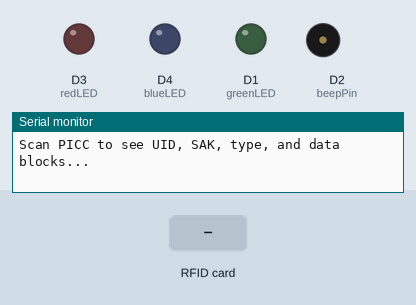
The sketch below on a simulated ESP8266 (Wemos D1 mini). Shown: output pins drawn as LEDs (lit = HIGH), buzzer (waves = sounding, pin HIGH), the last lines printed to the serial monitor. Inputs (shaded band) come from the test bench. WiFi joins after 1.5 s; servers stay silent unless stated; uploads are accepted with an empty reply; EEPROM starts erased.

Above: at 3.4 s.
3.5 s: RFID card 12 34 56 78 held to the reader
At 3.87 s:
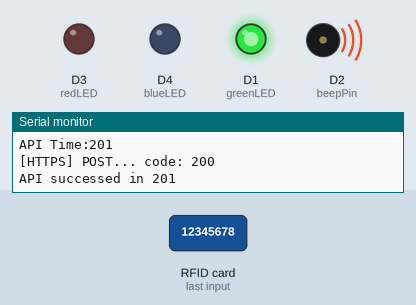
6.5 s: RFID card 5E 7A 19 C4 held to the reader
At 8.45 s:
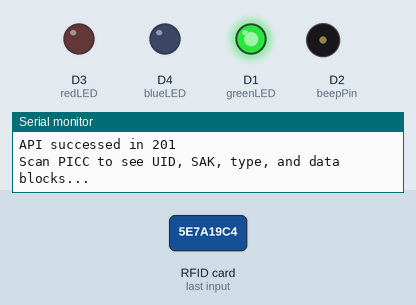
Timing chart, 0 to 15.4 s (numbered marks = the images above; inputs shaded):
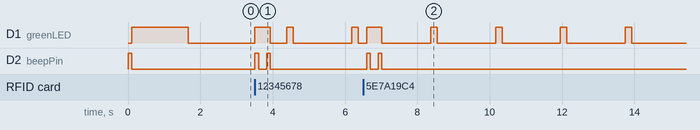

Measured:
- after the input at 3.5 s, D2 (beepPin): alternates HIGH for 0.10 s and LOW for 0.22 s, 4 changes in all, then stays LOW, starting at once
- after the input at 6.5 s, D2 (beepPin): alternates HIGH for 0.10 s and LOW for 0.22 s, 4 changes in all, then stays LOW, starting after 0.10 s

The sketch:

D1_Mini_RFID_Reader.ino
```cpp
#include <Arduino.h>
#include <ArduinoJson.h>
#include <Arduino_JSON.h>
#include <EEPROM.h>
#include <ESP8266WiFi.h>
#include <ESP8266HTTPClient.h>
#include <WiFiClient.h>
#include <WiFiClientSecureBearSSL.h>

#include <SPI.h>
// MRFC522
#include <MFRC522.h>
#define RST_PIN         D0 //D3       // Configurable, see typical pin layout above
#define SS_PIN          D8 //D4       // Configurable, see typical pin layout above
MFRC522 mfrc522(SS_PIN, RST_PIN);     // Create MFRC522 instance

//Buzzer has capacitance, connected to D3 or D4, will cause booting unstable.
//So use D2 to drive buzzer
#define blueLED  D4
#define greenLED D1
#define redLED   D3
#define beepPin  D2

// 這裡全域的 httpsClient 和 https 是給 apiHttpsPost()用的。
// 若宣告在 apiHttpsPost()裡，每次初始加上 setInsecure()和 setTimeout 會比全域多上 1~2 秒
// 從約 0.5s 增加為 1.5s~2.5s，嚴重影像使用者體驗。
//
//httpsClient 使用 pointer
//std::unique_ptr<BearSSL::WiFiClientSecure>httpsClient(new BearSSL::WiFiClientSecure);

//httpsClient 不使用 pointer (我比較習慣，也跟 https 一致)
BearSSL::WiFiClientSecure httpsClient;

HTTPClient https;

// *** define which AP/Router to use
#define apAPI "https://deploy-ap-api.herokuapp.com/?getAP"
#define bridge_ssid     "abc"       // 跳板 AP SSID
#define bridge_password "12345678"  // 跳板 AP PWD

#define MAC
//#define TCRD4G

#if defined(MAC)
const char* ssid = "MAC";
const char* password = "Kpc24642464";
#endif
#if defined(TCRD4G)
const char* ssid = "TCRD4G";
const char* password = "cOUWUnWPU1";
#endif
// ************************************

// *** define which API URL to use
//#define aws_rfid_err

#if defined(aws_rfid_err)
const char* apiURL = "https://ilxgxw0o3a.execute-api.ap-northeast-1.amazonaws.com/";
#else
const char* apiURL = "https://ilxgxw0o3a.execute-api.ap-northeast-1.amazonaws.com/ugym/5/v4/machine/machine_user_login_with_rfid";
#endif
// ************************************

String apiHttpsGet(const char* apiURL);
bool   apiHttpsPost(const char* apiURL, String rfid_uid);
String H8ToD10(byte *buffer, byte bufferSize);
void beep();
void beeep();

//StaticJsonDocument<200> json_doc;
//char json_input[100];
//DeserializationError json_error;

unsigned long lastTime = 0;
long times=0;  // API retry times

void setup() {

  pinMode(redLED,   OUTPUT);    digitalWrite(redLED,   LOW);
  pinMode(greenLED, OUTPUT);    digitalWrite(greenLED, LOW);
  pinMode(blueLED,  OUTPUT);    digitalWrite(blueLED,  LOW);
  pinMode(beepPin,  OUTPUT);    digitalWrite(beepPin,  LOW);

  // beep 1 and green on, indicating power on
  beep();  digitalWrite(greenLED, HIGH);

  // Init Serial
  Serial.begin(115200);
  Serial.println();
  Serial.println("Source: MAQ D:\WebApp Projects\ArduinoDevices\P02-人機綁定\man-machine-RFID-bind\D1_Mini_RFID_Reader");
  Serial.println();

  // Init SPI and MFRC522
  SPI.begin();
  mfrc522.PCD_Init();   // Init MFRC522
  delay(4);             // Optional delay. Some board do need more time after init to be ready, see Readme

  String aSSID;                   // 場域 AP SSID
  String aPWD;                    // 場域 AP PWD

  // Check EEPROM
  EEPROM.begin(4096);
  byte eepromFlag;                // eeprom Flag: 十進制 55 表示有效
  eepromFlag = EEPROM.read(0);


  char json_input[100];
  DeserializationError json_error;
  const char* json_element;
  StaticJsonDocument<200> json_doc;
  String apiReturn;

  // if eepromFlag !=55, connect to the bridge AP, ssid1/password1
  // set mobile phone’s hotspot as ssid1/password1
  if (eepromFlag !=55) {
    Serial.print("No SSID in EEPROM, Connect to bridge_AP: ");
    Serial.println(bridge_ssid);

    // Connect to the Bridge AP
    WiFi.mode(WIFI_STA);
    WiFi.begin(bridge_ssid, bridge_password);


    Serial.printf("Connecting to bridge hotspot AP %s...\n", bridge_ssid);

    while (WiFi.status() != WL_CONNECTED) {
      delay(500);
      Serial.print(".");
    }
    digitalWrite(greenLED, LOW);
    Serial.println("");
    Serial.print("Connected! IP address: ");
    Serial.println(WiFi.localIP());

    Serial.println("Get apAPI");
    apiReturn = apiHttpsGet(apAPI);
    Serial.println(apiReturn);
    apiReturn.toCharArray(json_input,100);
    json_error = deserializeJson(json_doc, json_input);
    if (!json_error) {
      json_element = json_doc["SSID"];
      Serial.println(String(json_element));
      json_element = json_doc["PWD"];
      Serial.println(String(json_element));
    }


//    WiFi.disconnect();
//
//    aSSID =(String) SSID;
//    aPWD  =(String) PWD;
//
//    EEPROM.write(0,55);
//    writeStringToEEPROM(1, aSSID);
//    writeStringToEEPROM(1+aSSID.length()+1, aPWD);
//    EEPROM.commit();

  } else { // if eepromFlag==55, read aSSID/aPWD from EEPROM
    aSSID =  readStringFromEEPROM(1);
    aPWD =  readStringFromEEPROM(1+aSSID.length()+1);
  }


  //WiFi.mode(WIFI_STA); // 本來以為一定要執行，但好像預設就是 Station mode

  WiFi.begin(ssid, password);

  Serial.printf("Connecting to AP/Router %s...\n", ssid);

  while (WiFi.status() != WL_CONNECTED) {
    delay(500);
    Serial.print(".");
  }
  digitalWrite(greenLED, LOW);
  Serial.println("");
  Serial.print("Connected! IP address: ");
  Serial.println(WiFi.localIP());

  // 這裡設定 apiHttpsPost()用的 httpsClient 和 https 只有一次初始化，節省時間

  //httpsClient 使用 pointer
  //httpsClient->setInsecure();

  //httpsClient 不使用 pointer (我比較習慣，也跟 https 一致)
  httpsClient.setInsecure();
  https.setTimeout(20000);

  Serial.println("Get apAPI");
  apiReturn = apiHttpsGet(apAPI);
  Serial.println(apiReturn);
  apiReturn.toCharArray(json_input,100);
  json_error = deserializeJson(json_doc, json_input);
  if (!json_error) {
    json_element = json_doc["SSID"];
    Serial.println(String(json_element));
    json_element = json_doc["PWD"];
    Serial.println(String(json_element));
  }

  Serial.println("Get fw_version.json");
  apiReturn = apiHttpsGet("https://nodemcu-kang.github.io/man-machine-RFID-bind/ArduinoIDE/D1_Mini_RFID_Reader/fw_version.json");
  Serial.println(apiReturn);
  apiReturn.toCharArray(json_input,100);
  json_error = deserializeJson(json_doc, json_input);
  if (!json_error) {
    json_element = json_doc["latestVersion"];
    Serial.println(String(json_element));
    json_element = json_doc["Release"];
    Serial.println(String(json_element));
    json_element = json_doc["binName"];
    Serial.println(String(json_element));
  }

  Serial.println();
  Serial.println(F("Scan PICC to see UID, SAK, type, and data blocks..."));
}

byte i=0;  // 呼吸燈指標
void loop() {

  delay(100);
  if (WiFi.status() == WL_CONNECTED) {

    // *** 呼吸燈
    i++;
    if (i%10==0){
      digitalWrite(greenLED, HIGH);
    } else {
      digitalWrite(greenLED, LOW);
    }
    // ****************************

    // re-init for cheap RFID cards
    mfrc522.PCD_Init();
    delay(4);

    // Reset the loop if no new card present on the sensor/reader. This saves the entire process when idle.
    if ( ! mfrc522.PICC_IsNewCardPresent()) {
    } else {
      // Select one of the cards
      if ( ! mfrc522.PICC_ReadCardSerial()) {
        // Read A0
        // Serial.println(analogRead(A0));
        return;
      }

      digitalWrite(greenLED, HIGH);

      beep(); // short beep to acknowdge RFID card is read

      // Dump debug info about the card; PICC_HaltA() is automatically called
      //mfrc522.PICC_DumpToSerial(&(mfrc522.uid));

      // 顯示卡片內容
      Serial.print(F("Card UID:"));
      //dump_byte_array(mfrc522.uid.uidByte, mfrc522.uid.size); // 顯示卡片的UID
      String uid = H8ToD10(mfrc522.uid.uidByte, mfrc522.uid.size);
      Serial.println(uid);
      //Serial.print(F("PICC type: "));
      //MFRC522::PICC_Type piccType = mfrc522.PICC_GetType(mfrc522.uid.sak);
      //Serial.println(mfrc522.PICC_GetTypeName(piccType));  //顯示卡片的類型

      mfrc522.PICC_HaltA();  // 卡片進入停止模式

      lastTime = millis();
      Serial.println(apiURL);
      if (apiHttpsPost(apiURL, uid)){
        Serial.printf("API successed in %d\n", millis() - lastTime);
        beep();
        digitalWrite(greenLED, LOW);
      }else {
        Serial.printf("API failed in %d\n", millis() - lastTime);
        //delay(500);
        //errorBeep();
      }

      Serial.println();
      Serial.println(F("Scan PICC to see UID, SAK, type, and data blocks..."));
      //delay(500);
    }

  } else {
    Serial.println("Networked is not connected");
    digitalWrite(greenLED, LOW);
    delay(1000);
  }
}

String apiHttpsGet(const char* apiURL){
  bool success=false;

  // 為避免跟 apiHttpsPost 的 httpsClient 和 https 衝突，
  // apiHttpsGet 每次都會初始化本地的 httpsClient 和 https，以及 setInsecure()和 setTimeout
  // 雖然時間會久一點，但 apiHttpsGet 只有開始時呼叫，不影響使用者體驗

  //這邊保留使用 pointer
  std::unique_ptr<BearSSL::WiFiClientSecure>httpsClient(new BearSSL::WiFiClientSecure);
  HTTPClient https;

  //這邊保留使用 pointer
  httpsClient->setInsecure();
  https.setTimeout(20000);

  String payload;
  StaticJsonDocument<200> json_doc;
  char json_input[100];
  DeserializationError json_error;
  const char* json_element;

  Serial.print("[HTTPS] begin...\n");
  if (https.begin(*httpsClient, apiURL)) {

    Serial.print("[HTTPS] GET...\n");
    // start connection and send HTTP header
    int httpCode = https.GET();

    // httpCode will be negative on error
    if (httpCode > 0) {
      // HTTP header has been send and Server response header has been handled
      Serial.printf("[HTTPS] GET... code: %d\n", httpCode);

      // file found at server
      if (httpCode == HTTP_CODE_OK || httpCode == HTTP_CODE_MOVED_PERMANENTLY) {
        payload = https.getString();
        //Serial.println(payload);
//        payload.toCharArray(json_input,100);
//        Serial.println(json_input);
//        json_error = deserializeJson(json_doc, json_input);
//        if (!json_error) {
//          json_element = json_doc["latestVersion"];
//          Serial.println(String(json_element));
//          json_element = json_doc["Release"];
//          Serial.println(String(json_element));
//          json_element = json_doc["binName"];
//          Serial.println(String(json_element));
//        }

        success = true;
      }
    } else {
      Serial.printf("[HTTPS] GET... failed, error: %s\n", https.errorToString(httpCode).c_str());
      //success = false;
      payload="";
    }

    https.end();
    return payload;
  }
  //return false;
  return "";
}

bool apiHttpsPost(const char* apiURL, String rfid_uid){
  bool success=false;

  Serial.print("[HTTPS] begin...\n");
  //if (https.begin(*httpsClient, "https://ilxgxw0o3a.execute-api.ap-northeast-1.amazonaws.com/ugym/5/v4/machine/machine_user_login_with_rfid")) {
  //if (https.begin(*httpsClient, apiURL)) {
  if (https.begin(httpsClient, apiURL)) {
    https.addHeader("Content-Type", "application/json");

    //String postBody = "{\"params\":{\"token_id\":\"rfid_token\",\"login_dict\":{\"rf_id\":\"2512255499\",\"wifi_mac\":\"48:3F:DA:49:2E:46\"}}}";
    String postBodyBegin = "{\"params\":{\"token_id\":\"rfid_token\",\"login_dict\":{\"rf_id\":\"";
    String postBodyEnd   = "\",\"wifi_mac\":\"48:3F:DA:49:2E:46\"}}}";
    String postBody = String(postBodyBegin + rfid_uid);
           postBody = String(postBody + postBodyEnd);
    Serial.println(postBody);

    Serial.print("[HTTP] POST...\n");
    lastTime = millis();
    int httpCode = https.POST(postBody);
    Serial.print("API Time:");
    Serial.println(millis() - lastTime);

    // httpCode will be negative on error
    if (httpCode > 0) {
      Serial.printf("[HTTPS] POST... code: %d\n", httpCode);

      if (httpCode == HTTP_CODE_OK ||
          httpCode == HTTP_CODE_MOVED_PERMANENTLY) {
        String payload = https.getString();
        Serial.println(payload);
        success = true;
      }
    } else {
      Serial.printf("[HTTPS] POST... failed, error: %s\n",
                     https.errorToString(httpCode).c_str());
    }

    https.end();
  } else {
    Serial.printf("[HTTPS] Unable to connect\n");
  }
  return success;
}
void dump_byte_array(byte *buffer, byte bufferSize) {
  unsigned long uid=0;
  for (byte i = 0; i < bufferSize; i++) {
    Serial.print(buffer[i] < 0x10 ? " 0" : " ");
    Serial.print(buffer[i], HEX);
    uid = uid + (buffer[i] << (8*i));
    Serial.println(uid, HEX);
  }
  Serial.println(uid);
}
String H8ToD10(byte *buffer, byte bufferSize) {
  unsigned long uid=0;
  for (byte i = 0; i < bufferSize; i++) {
    Serial.print(buffer[i] < 0x10 ? " 0" : " ");
    Serial.print(buffer[i], HEX);
    uid = uid + (buffer[i] << (8*i));
  }
  Serial.println();
  return String(uid);
}

void beep(){
  // beep
  digitalWrite(beepPin, HIGH);   delay(100);
  digitalWrite(beepPin, LOW);
}
void beeep(){
  // beep
  digitalWrite(beepPin, HIGH);   delay(300);
  digitalWrite(beepPin, LOW);
}
void errorBeep(){
  // beep-- beep beep beep beep--
  digitalWrite(beepPin, HIGH);   delay(1000);
  digitalWrite(beepPin, LOW);    delay(100);
  digitalWrite(beepPin, HIGH);   delay(100);
  digitalWrite(beepPin, LOW);    delay(100);
  digitalWrite(beepPin, HIGH);   delay(100);
  digitalWrite(beepPin, LOW);    delay(100);
  digitalWrite(beepPin, HIGH);   delay(100);
  digitalWrite(beepPin, LOW);    delay(100);
  digitalWrite(beepPin, HIGH);   delay(1000);
  digitalWrite(beepPin, LOW);
}
// EEPROM write/read string routines
void writeStringToEEPROM(int addrOffset, const String &strToWrite)
{
  byte len = strToWrite.length();
  EEPROM.write(addrOffset, len);
  for (int i = 0; i < len; i++)
  {
    EEPROM.write(addrOffset + 1 + i, strToWrite[i]);
  }
}

String readStringFromEEPROM(int addrOffset)
{
  int newStrLen = EEPROM.read(addrOffset);
  char data[newStrLen + 1];
  for (int i = 0; i < newStrLen; i++)
  {
    data[i] = EEPROM.read(addrOffset + 1 + i);
  }
  data[newStrLen] = '\0'; // !!! NOTE !!! Remove the space between the slash "/" and "0" (I've added a space because otherwise there is a display bug)
  return String(data);
}
// End EEPROM write/read string routines
```
